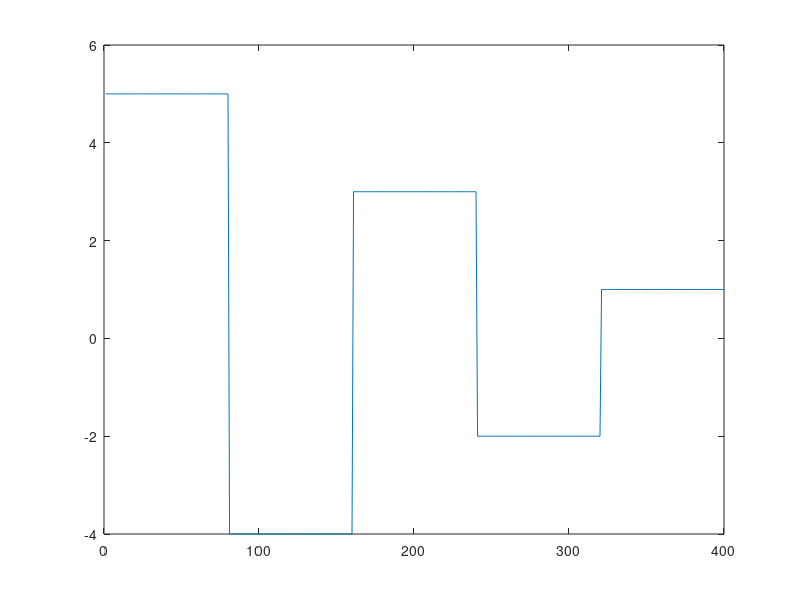

This figure's MATLAB source: (Note: this script raises an error after producing the figure.)
close all;
clear all;
clc;

% yreferencia
yref(1:80)=5;	
yref(81:160)=	-4;	
yref(161:240)=	3;	
yref(241:320)=	-2;	
yref(321:400)=	1;		

plot(yref)

% condicoes iniciais
y(1:2)=0;	
u(1:2)=0;
% 
% ke = 0.1;
% ks = 0.1;

ke = 0.0102;
ks = 0.235;

% param=readfis('controlador1.fis');
param=readfis('fuzzy_controller.fis');


for k=3:400
    % equacao do controlador
    y(k)=1.4*y(k-1) - 0.6*y(k-2) - 3*u(k-1)^3 + 2*u(k-1) - u(k-2)^3 + 2*u(k-2);
    erro(k) = yref(k)-y(k);
    u(k) = u(k-1) + ks*evalfis(ke*erro(k), param);
end

plot(yref);
hold on
plot(y);
legend('Referência', 'Resposta do controlador');


